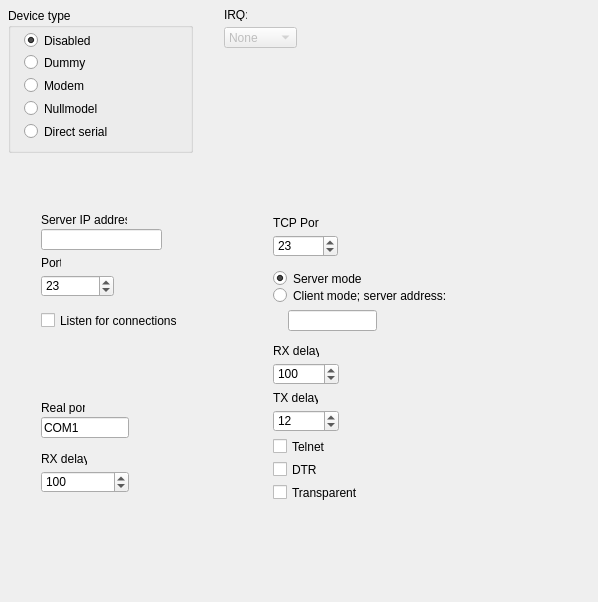
<?xml version="1.0" encoding="UTF-8"?>
<ui version="4.0">
  <class>ModernProfileEditorSerialPortFrame</class>
  <widget class="QWidget" name="ModernProfileEditorSerialPortFrame">
    <property name="geometry"><rect><x>0</x><y>0</y><width>598</width><height>602</height></rect></property>
    <property name="vclDesignWidth" stdset="0"><number>598</number></property>
    <property name="vclDesignHeight" stdset="0"><number>602</number></property>
    <widget class="QLabel" name="IRQLabel">
      <property name="geometry"><rect><x>224</x><y>8</y><width>23</width><height>13</height></rect></property>
      <property name="text"><string>IRQ:</string></property>
      <property name="textFormat"><enum>Qt::PlainText</enum></property>
      <property name="alignment"><set>Qt::AlignLeft|Qt::AlignTop</set></property>
      <property name="vclAutoSize" stdset="0"><bool>true</bool></property>
    </widget>
    <widget class="QComboBox" name="IRQComboBox">
      <property name="geometry"><rect><x>224</x><y>27</y><width>73</width><height>21</height></rect></property>
      <property name="enabled"><bool>false</bool></property>
      <property name="editable"><bool>false</bool></property>
      <property name="maxVisibleItems"><number>8</number></property>
      <item><property name="text"><string>None</string></property></item>
      <item><property name="text"><string>3</string></property></item>
      <item><property name="text"><string>5</string></property></item>
      <item><property name="text"><string>6</string></property></item>
      <item><property name="text"><string>7</string></property></item>
      <item><property name="text"><string>9</string></property></item>
      <item><property name="text"><string>10</string></property></item>
      <item><property name="text"><string>11</string></property></item>
      <item><property name="text"><string>15</string></property></item>
      <property name="currentIndex"><number>0</number></property>
    </widget>
    <widget class="QGroupBox" name="DeviceTypeGroupBox">
      <property name="geometry"><rect><x>8</x><y>8</y><width>185</width><height>145</height></rect></property>
      <property name="title"><string>Device type</string></property>
      <widget class="QRadioButton" name="SerialTypeDisabledRadioButton">
        <property name="geometry"><rect><x>16</x><y>24</y><width>113</width><height>17</height></rect></property>
        <property name="text"><string>Disabled</string></property>
        <property name="checked"><bool>true</bool></property>
      </widget>
      <widget class="QRadioButton" name="SerialTypeDummyRadioButton">
        <property name="geometry"><rect><x>16</x><y>46</y><width>113</width><height>17</height></rect></property>
        <property name="text"><string>Dummy</string></property>
      </widget>
      <widget class="QRadioButton" name="SerialTypeModemRadioButton">
        <property name="geometry"><rect><x>16</x><y>69</y><width>113</width><height>17</height></rect></property>
        <property name="text"><string>Modem</string></property>
      </widget>
      <widget class="QRadioButton" name="SerialTypeNullmodemRadioButton">
        <property name="geometry"><rect><x>16</x><y>92</y><width>113</width><height>17</height></rect></property>
        <property name="text"><string>Nullmodel</string></property>
      </widget>
      <widget class="QRadioButton" name="SerialTypeDirectSerialRadioButton">
        <property name="geometry"><rect><x>16</x><y>115</y><width>153</width><height>17</height></rect></property>
        <property name="text"><string>Direct serial</string></property>
      </widget>
    </widget>
    <widget class="QFrame" name="ModemPanel">
      <property name="geometry"><rect><x>24</x><y>208</y><width>209</width><height>145</height></rect></property>
      <property name="visible"><bool>false</bool></property>
      <property name="frameShape"><enum>QFrame::NoFrame</enum></property>
      <property name="frameShadow"><enum>QFrame::Plain</enum></property>
      <property name="vclClass" stdset="0"><string notr="true">TPanel</string></property>
      <widget class="QLabel" name="ModemPortLabel">
        <property name="geometry"><rect><x>17</x><y>48</y><width>20</width><height>13</height></rect></property>
        <property name="text"><string>Port</string></property>
        <property name="textFormat"><enum>Qt::PlainText</enum></property>
        <property name="alignment"><set>Qt::AlignLeft|Qt::AlignTop</set></property>
        <property name="vclAutoSize" stdset="0"><bool>true</bool></property>
      </widget>
      <widget class="QLineEdit" name="ModemIPEdit">
        <property name="geometry"><rect><x>17</x><y>21</y><width>121</width><height>21</height></rect></property>
        <property name="visible"><bool>false</bool></property>
      </widget>
      <widget class="QLabel" name="ModemIPEdit_EditLabel">
        <property name="geometry"><rect><x>17</x><y>5</y><width>86</width><height>13</height></rect></property>
        <property name="text"><string>Server IP address</string></property>
        <property name="textFormat"><enum>Qt::PlainText</enum></property>
        <property name="vclAutoSize" stdset="0"><bool>true</bool></property>
        <property name="vclFocusControl" stdset="0"><string notr="true">ModemIPEdit</string></property>
        <property name="vclLabeledEditOf" stdset="0"><string notr="true">ModemIPEdit</string></property>
        <property name="visible"><bool>false</bool></property>
      </widget>
      <widget class="QSpinBox" name="ModemPortEdit">
        <property name="geometry"><rect><x>17</x><y>67</y><width>73</width><height>22</height></rect></property>
        <property name="minimum"><number>1</number></property>
        <property name="maximum"><number>65535</number></property>
        <property name="value"><number>23</number></property>
      </widget>
      <widget class="QCheckBox" name="ModemListenCheckBox">
        <property name="geometry"><rect><x>17</x><y>104</y><width>176</width><height>17</height></rect></property>
        <property name="vclAnchors" stdset="0"><string notr="true">akLeft,akTop,akRight</string></property>
        <property name="text"><string>Listen for connections</string></property>
      </widget>
    </widget>
    <widget class="QFrame" name="NullModemPanel">
      <property name="geometry"><rect><x>256</x><y>208</y><width>289</width><height>369</height></rect></property>
      <property name="visible"><bool>false</bool></property>
      <property name="frameShape"><enum>QFrame::NoFrame</enum></property>
      <property name="frameShadow"><enum>QFrame::Plain</enum></property>
      <property name="vclClass" stdset="0"><string notr="true">TPanel</string></property>
      <widget class="QLabel" name="NullModemPortLabel">
        <property name="geometry"><rect><x>17</x><y>8</y><width>46</width><height>13</height></rect></property>
        <property name="text"><string>TCP Port:</string></property>
        <property name="textFormat"><enum>Qt::PlainText</enum></property>
        <property name="alignment"><set>Qt::AlignLeft|Qt::AlignTop</set></property>
        <property name="vclAutoSize" stdset="0"><bool>true</bool></property>
      </widget>
      <widget class="QLabel" name="NullModemRXDelayLabel">
        <property name="geometry"><rect><x>17</x><y>136</y><width>46</width><height>13</height></rect></property>
        <property name="text"><string>RX delay:</string></property>
        <property name="textFormat"><enum>Qt::PlainText</enum></property>
        <property name="alignment"><set>Qt::AlignLeft|Qt::AlignTop</set></property>
        <property name="vclAutoSize" stdset="0"><bool>true</bool></property>
      </widget>
      <widget class="QLabel" name="NullModemTXDelayLabel">
        <property name="geometry"><rect><x>17</x><y>183</y><width>45</width><height>13</height></rect></property>
        <property name="text"><string>TX delay:</string></property>
        <property name="textFormat"><enum>Qt::PlainText</enum></property>
        <property name="alignment"><set>Qt::AlignLeft|Qt::AlignTop</set></property>
        <property name="vclAutoSize" stdset="0"><bool>true</bool></property>
      </widget>
      <widget class="QSpinBox" name="NullModemPortEdit">
        <property name="geometry"><rect><x>17</x><y>27</y><width>65</width><height>22</height></rect></property>
        <property name="minimum"><number>1</number></property>
        <property name="maximum"><number>65535</number></property>
        <property name="value"><number>23</number></property>
      </widget>
      <widget class="QRadioButton" name="NullModemServerRadioButton">
        <property name="geometry"><rect><x>17</x><y>62</y><width>264</width><height>17</height></rect></property>
        <property name="vclAnchors" stdset="0"><string notr="true">akLeft,akTop,akRight</string></property>
        <property name="text"><string>Server mode</string></property>
        <property name="checked"><bool>true</bool></property>
      </widget>
      <widget class="QRadioButton" name="NullModemClientRadioButton">
        <property name="geometry"><rect><x>17</x><y>79</y><width>264</width><height>17</height></rect></property>
        <property name="vclAnchors" stdset="0"><string notr="true">akLeft,akTop,akRight</string></property>
        <property name="text"><string>Client mode; server address:</string></property>
      </widget>
      <widget class="QLineEdit" name="NullModemServerAddressEdit">
        <property name="geometry"><rect><x>32</x><y>102</y><width>89</width><height>21</height></rect></property>
      </widget>
      <widget class="QSpinBox" name="NullModemRXDelayEdit">
        <property name="geometry"><rect><x>17</x><y>155</y><width>66</width><height>22</height></rect></property>
        <property name="minimum"><number>0</number></property>
        <property name="maximum"><number>1000</number></property>
        <property name="value"><number>100</number></property>
      </widget>
      <widget class="QSpinBox" name="NullModemTXDelayEdit">
        <property name="geometry"><rect><x>17</x><y>202</y><width>66</width><height>22</height></rect></property>
        <property name="minimum"><number>0</number></property>
        <property name="maximum"><number>1000</number></property>
        <property name="value"><number>12</number></property>
      </widget>
      <widget class="QCheckBox" name="NullModemTelnetCheckBox">
        <property name="geometry"><rect><x>17</x><y>230</y><width>264</width><height>17</height></rect></property>
        <property name="vclAnchors" stdset="0"><string notr="true">akLeft,akTop,akRight</string></property>
        <property name="text"><string>Telnet</string></property>
      </widget>
      <widget class="QCheckBox" name="NullModemDTRCheckBox">
        <property name="geometry"><rect><x>17</x><y>253</y><width>264</width><height>17</height></rect></property>
        <property name="vclAnchors" stdset="0"><string notr="true">akLeft,akTop,akRight</string></property>
        <property name="text"><string>DTR</string></property>
      </widget>
      <widget class="QCheckBox" name="NullModemTransparentCheckBox">
        <property name="geometry"><rect><x>17</x><y>276</y><width>264</width><height>17</height></rect></property>
        <property name="vclAnchors" stdset="0"><string notr="true">akLeft,akTop,akRight</string></property>
        <property name="text"><string>Transparent</string></property>
      </widget>
    </widget>
    <widget class="QFrame" name="DirectSerialPanel">
      <property name="geometry"><rect><x>24</x><y>391</y><width>209</width><height>186</height></rect></property>
      <property name="visible"><bool>false</bool></property>
      <property name="frameShape"><enum>QFrame::NoFrame</enum></property>
      <property name="frameShadow"><enum>QFrame::Plain</enum></property>
      <property name="vclClass" stdset="0"><string notr="true">TPanel</string></property>
      <widget class="QLabel" name="DirectSerialRXDelayLabel">
        <property name="geometry"><rect><x>17</x><y>61</y><width>46</width><height>13</height></rect></property>
        <property name="text"><string>RX delay:</string></property>
        <property name="textFormat"><enum>Qt::PlainText</enum></property>
        <property name="alignment"><set>Qt::AlignLeft|Qt::AlignTop</set></property>
        <property name="vclAutoSize" stdset="0"><bool>true</bool></property>
      </widget>
      <widget class="QSpinBox" name="DirectSerialRXDelayEdit">
        <property name="geometry"><rect><x>17</x><y>80</y><width>88</width><height>22</height></rect></property>
        <property name="minimum"><number>0</number></property>
        <property name="maximum"><number>1000</number></property>
        <property name="value"><number>100</number></property>
      </widget>
      <widget class="QLineEdit" name="DirectSerialPortEdit">
        <property name="geometry"><rect><x>17</x><y>26</y><width>88</width><height>21</height></rect></property>
        <property name="text"><string>COM1</string></property>
      </widget>
      <widget class="QLabel" name="DirectSerialPortEdit_EditLabel">
        <property name="geometry"><rect><x>17</x><y>10</y><width>44</width><height>13</height></rect></property>
        <property name="text"><string>Real port</string></property>
        <property name="textFormat"><enum>Qt::PlainText</enum></property>
        <property name="vclAutoSize" stdset="0"><bool>true</bool></property>
        <property name="vclFocusControl" stdset="0"><string notr="true">DirectSerialPortEdit</string></property>
        <property name="vclLabeledEditOf" stdset="0"><string notr="true">DirectSerialPortEdit</string></property>
      </widget>
    </widget>
  </widget>
  <tabstops>
    <tabstop>IRQComboBox</tabstop>
    <tabstop>SerialTypeDisabledRadioButton</tabstop>
    <tabstop>SerialTypeDummyRadioButton</tabstop>
    <tabstop>SerialTypeModemRadioButton</tabstop>
    <tabstop>SerialTypeNullmodemRadioButton</tabstop>
    <tabstop>SerialTypeDirectSerialRadioButton</tabstop>
    <tabstop>ModemIPEdit</tabstop>
    <tabstop>ModemPortEdit</tabstop>
    <tabstop>ModemListenCheckBox</tabstop>
    <tabstop>NullModemPortEdit</tabstop>
    <tabstop>NullModemServerRadioButton</tabstop>
    <tabstop>NullModemClientRadioButton</tabstop>
    <tabstop>NullModemServerAddressEdit</tabstop>
    <tabstop>NullModemRXDelayEdit</tabstop>
    <tabstop>NullModemTXDelayEdit</tabstop>
    <tabstop>NullModemTelnetCheckBox</tabstop>
    <tabstop>NullModemDTRCheckBox</tabstop>
    <tabstop>NullModemTransparentCheckBox</tabstop>
    <tabstop>DirectSerialRXDelayEdit</tabstop>
    <tabstop>DirectSerialPortEdit</tabstop>
  </tabstops>
  <resources><include location="../../resources/dfend.qrc"/></resources>
  <connections/>
</ui>
